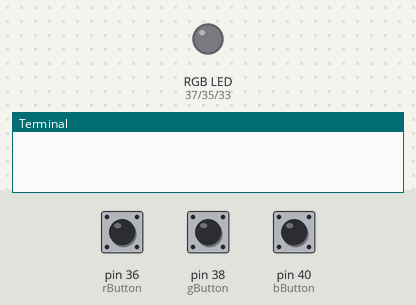
This program was run on a simulated Raspberry Pi (header pin numbers). On the bench: an RGB LED mixed from three pins (HIGH = lit), the last lines printed to the terminal. The inputs (shaded band) are chosen by the test bench; at power-on: pin 36 (rButton) LOW, pin 38 (gButton) LOW, pin 40 (bButton) LOW.

Above: at 1.2 s.
1.3 s: pin 36 (rButton) pulled HIGH for 0.25 s
At 2.5 s:
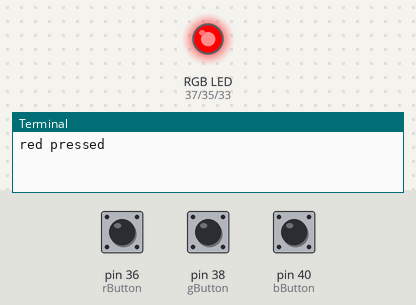
3.0 s: pin 38 (gButton) pulled HIGH for 0.25 s
At 3.7 s:
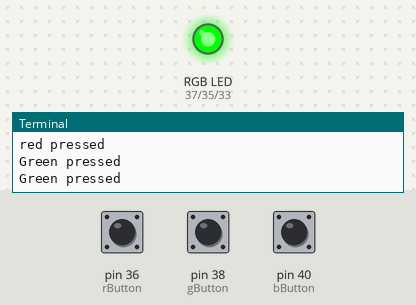
4.7 s: pin 40 (bButton) pulled HIGH for 0.25 s
At 5.1 s:
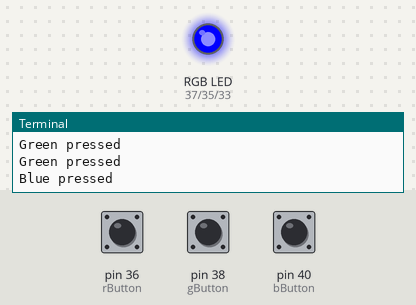
6.4 s: pin 36 (rButton) pulled HIGH for 1 s
At 7.5 s:
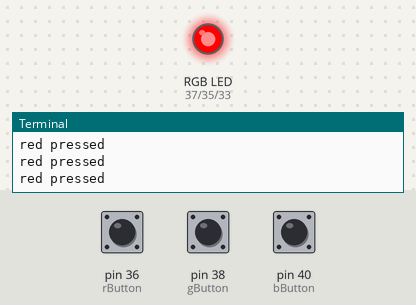
8.9 s: pin 38 (gButton) pulled HIGH for 1 s
At 9.5 s:
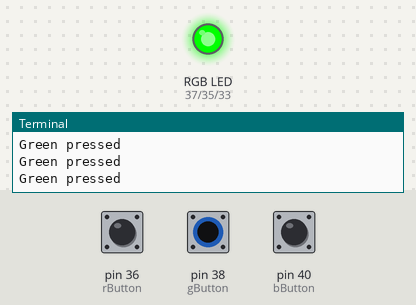
Timing chart, 0 to 11.9 s (numbered marks = the images above; inputs shaded):
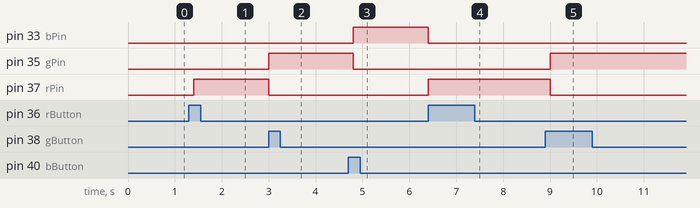

The program:

rgb-buttons.py
```python
# rgb-buttons.py
import RPi.GPIO as GPIO
from time import sleep

GPIO.setmode(GPIO.BOARD)

rPin = 37
gPin = 35
bPin = 33

rButton = 36
gButton = 38
bButton = 40

GPIO.setup(rPin, GPIO.OUT)
GPIO.setup(gPin, GPIO.OUT)
GPIO.setup(bPin, GPIO.OUT)

GPIO.output(rPin, 0)
GPIO.output(gPin, 0)
GPIO.output(bPin, 0)

GPIO.setup(rButton, GPIO.IN,  pull_up_down=GPIO.PUD_DOWN)
GPIO.setup(gButton, GPIO.IN,  pull_up_down=GPIO.PUD_DOWN)
GPIO.setup(bButton, GPIO.IN,  pull_up_down=GPIO.PUD_DOWN)

rState = 0
gState = 0
bState = 0

rStateOld = 0
gStateOld = 0
bStateOld = 0

rDC = .9
gDC = .9
bDC = .9

#rPWM = GPIO.PWM(rPin,100)
#gPWM = GPIO.PWM(rPin,100)
#bPWM = GPIO.PWM(rPin,100)

GPIO.output(rPin, False)
GPIO.output(gPin, False)
GPIO.output(bPin, False)
rBP = 1
bBP = 1
gBP = 1
try:

    while True:
        #GPIO.output(rPin, False)
        #GPIO.output(gPin, False)
        #GPIO.output(bPin, False)
        rState = GPIO.input(rButton)
        gState = GPIO.input(gButton)
        bState = GPIO.input(bButton)
        if rState != rStateOld:
            rState = rStateOld
            GPIO.output(rPin, True)
            GPIO.output(gPin, False)
            GPIO.output(bPin, False)
            print("red pressed")
        if gState != gStateOld:
            gState = gStateOld
            GPIO.output(rPin, False)
            GPIO.output(gPin, True)
            GPIO.output(bPin, False)
            print("Green pressed")
        if bState != bStateOld:
            bState = bStateOld
            GPIO.output(rPin, False)
            GPIO.output(gPin, False)
            GPIO.output(bPin, True)
            print("Blue pressed")

        sleep(.2)

except KeyboardInterrupt:
    print("cleanup complete.")
    GPIO.cleanup()

GPIO.cleanup()
```

Measured:
- after the input at 1.3 s, pin 37 (rPin): LOW → HIGH after 0.10 s
- after the input at 3.0 s, pin 35 (gPin): LOW → HIGH at once; pin 37 (rPin): HIGH → LOW at once
- after the input at 4.7 s, pin 33 (bPin): LOW → HIGH after 0.10 s; pin 35 (gPin): HIGH → LOW after 0.10 s
- after the input at 6.4 s, pin 33 (bPin): HIGH → LOW at once; pin 37 (rPin): LOW → HIGH at once
- after the input at 8.9 s, pin 35 (gPin): LOW → HIGH after 0.10 s; pin 37 (rPin): HIGH → LOW after 0.10 s
